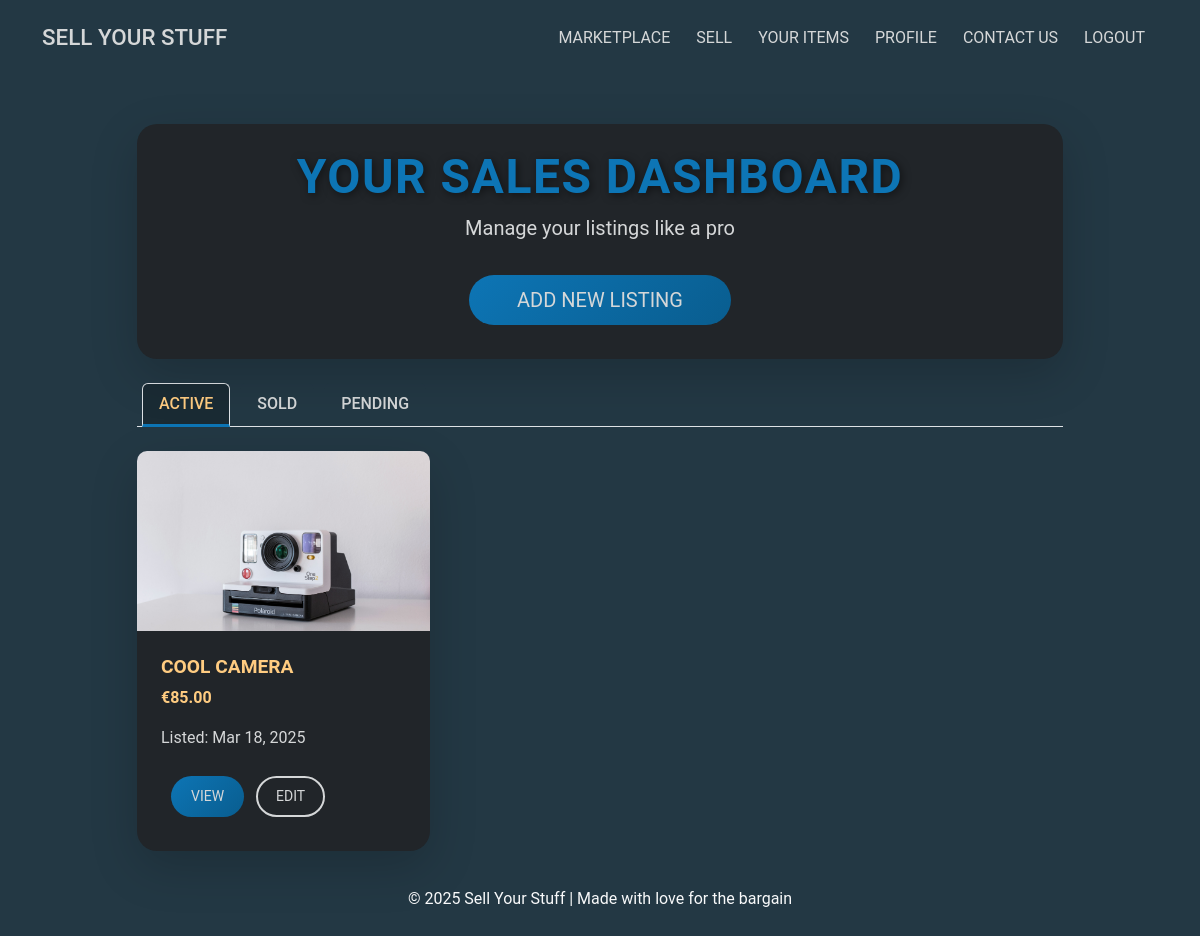
/sales/ (signed in), run on the app's committed database.
### sales/models.py (models this page shows, shortened)
class Sale(models.Model):
    STATUS_CHOICES = [
        ("available", "Available"),
        ("sold", "Sold"),
        ("pending", "Pending"),  # Pending approval by seller
    ]
    user = models.ForeignKey(User, on_delete=models.CASCADE)  # Seller
    title = models.CharField(max_length=200)
    description = models.TextField()
    price = models.DecimalField(max_digits=10, decimal_places=2)
    main_image = models.ImageField(
        upload_to="product_images/", blank=True, null=True
    )  # Main image
    image_1 = models.ImageField(upload_to="product_images/", blank=True, null=True)
    image_2 = models.ImageField(upload_to="product_images/", blank=True, null=True)
    image_3 = models.ImageField(upload_to="product_images/", blank=True, null=True)
    video = models.FileField(
        upload_to="product_videos/", blank=True, null=True
    )  # Video upload field
    status = models.CharField(
        max_length=20,
        choices=[("available", "Available"), ("pending", "Pending"), ("sold", "Sold")],
        default="available",
    )
    created_at = models.DateTimeField(auto_now_add=True)
    updated_at = models.DateTimeField(auto_now=True)  # Updates on save

### sales/views.py (the view)
# urls.py: path("", views.sales_list, name="sales_list"),
@login_required
def sales_list(request):
    active_sales = Sale.objects.filter(user=request.user, status="available").order_by(
        "-created_at"
    )
    sold_purchases = (
        Purchase.objects.filter(sale__user=request.user)
        .select_related("sale")
        .order_by("-purchased_at")
    )
    pending_sales = Sale.objects.filter(user=request.user, status="pending").order_by(
        "-created_at"
    )
    return render(
        request,
        "sales/sales_list.html",
        {
            "active_sales": active_sales,
            "sold_purchases": sold_purchases,
            "pending_sales": pending_sales,
        },
    )

### sell_ur_stuff_site/context_processors.py (called while the page is built)
def unread_notifications(request):
    if request.user.is_authenticated:
        unread_count = Notification.objects.filter(
            user=request.user, is_read=False
        ).count()
    else:
        unread_count = 0
    return {"unread_notifications": unread_count}

### sales/templates/sales/sales_list.html (shortened to what this page needs)
{% extends "base.html" %}
{% load static %}
{% block content %}
<div class="container mt-5">
    <div class="row justify-content-center mb-4 animate__animated animate__fadeIn">
        <div class="col-lg-10">
            <div class="card bg-dark text-light shadow-lg border-0">
                <div class="card-body text-center p-4">
                    <h1 class="display-5 fw-bold text-uppercase sales-dashboard-title">
                        Your Sales Dashboard
                    </h1>
                    <p class="lead lead-secondary">Manage your listings like a pro</p>
                    <a href="{% url 'sale_create' %}" class="btn btn-success btn-lg px-5 mt-3 btn-custom">
                        Add New Listing
                    </a>
                </div>
            </div>
        </div>
    </div>
    <div class="row justify-content-center">
        <div class="col-lg-10">
            <ul class="nav nav-tabs mb-4" id="salesTabs" role="tablist">
                <li class="nav-item" role="presentation">
                    <button class="nav-link active tab-link" id="active-tab" data-bs-toggle="tab" data-bs-target="#active" type="button" role="tab" aria-controls="active" aria-selected="true">
                        Active
                    </button>
                </li>
                <li class="nav-item" role="presentation">
                    <button class="nav-link tab-link" id="sold-tab" data-bs-toggle="tab" data-bs-target="#sold" type="button" role="tab" aria-controls="sold" aria-selected="false">
                        Sold
                    </button>
                </li>
                <li class="nav-item" role="presentation">
                    <button class="nav-link tab-link" id="pending-tab" data-bs-toggle="tab" data-bs-target="#pending" type="button" role="tab" aria-controls="pending" aria-selected="false">
                        Pending
                    </button>
                </li>
            </ul>
            <div class="tab-content" id="salesTabContent">
                <div class="tab-pane fade show active" id="active" role="tabpanel" aria-labelledby="active-tab">
                    <div class="row g-4">
                        {% for sale in active_sales %}
                            <div class="col-md-6 col-lg-4">
                                <div class="card bg-dark text-light shadow-lg border-0 h-100 animate__animated animate__fadeInUp card-animate">
                                    {% if sale.main_image %}
                                        <img src="{{ sale.main_image.url }}" class="card-img-top sale-image" alt="{{ sale.title }}" height="180" width="300">
                                    {% else %}
                                        <img src="https://via.placeholder.com/300" class="card-img-top sale-image" alt="No Image" height="180" width="300">
                                    {% endif %}
                                    <div class="card-body d-flex flex-column p-4">
                                        <h5 class="card-title fw-bold card-title-custom">{{ sale.title|truncatechars:20 }}</h5>
                                        <p class="card-text card-text-hover-color">€{{ sale.price }}</p>
                                        <p class="small_text">Listed: {{ sale.created_at|date:"M d, Y" }}</p>
                                        <div class="mt-auto">
                                            <a href="{% url 'sale_detail' sale.id %}" class="btn btn-primary btn-sm me-2 btn-custom">View</a>
                                            <a href="{% url 'sale_update' sale.id %}" class="btn btn-outline-secondary btn-sm btn-custom-outline">Edit</a>
                                        </div>
                                    </div>
                                </div>
                            </div>
                        {% empty %}
                            <div class="col-12 text-center py-4">
                                <p class="text-muted empty-text">No active sales yet. Start selling!</p>
                            </div>
                        {% endfor %}
                    </div>
                </div>
            </div>
        </div>
    </div>
</div>
{% endblock content %}

### static/css/styles.css (style rules this page uses)
:root { --main-bg-color: #233844; --main-bg-shadow: #233844b7; --secondary-bg-color: #3e4f5e5c; --main-font-color: #0d75b5; --secondary-font-color: #d5d7d8; --hover-color: #ffcc81; --shadow-color: rgba(0, 0, 0, 0.5); }
* { margin: 0; padding: 0; box-sizing: border-box; }
body { font-family: 'Roboto', sans-serif; background-color: var(--main-bg-color); color: var(--secondary-font-color); }
h1, h2, h5 { text-transform: uppercase; }
a { text-decoration: none; color: inherit; }
.display-5 { font-weight: 700; letter-spacing: 1.5px; }
.lead { font-weight: 400; }
.nav-link { color: var(--secondary-font-color); margin: 0 5px; transition: color 0.3s ease; }
.btn-custom { background: linear-gradient(135deg, var(--main-font-color), #095d8f); color: var(--secondary-font-color); border: none; padding: 10px 20px; border-radius: 25px; margin: 10px; text-transform: uppercase; transition: transform 0.3s ease, box-shadow 0.3s ease, color 0.3s ease; }
.btn-custom-outline { background: transparent; border: 2px solid var(--secondary-font-color); color: var(--secondary-font-color); padding: 8px 18px; border-radius: 25px; text-transform: uppercase; transition: all 0.3s ease; }
.card { border: 1px solid #333; color: var(--secondary-font-color); border-radius: 20px; }
.card-animate { transition: transform 0.3s ease; }
.card-title-custom, .card-title-secondary { color: var(--secondary-font-color); font-size: 1.2rem; }
.card-text-hover-color { color: var(--hover-color); font-weight: 600; }
.profile-header, .card-title-hover-color, .sold-items-title, .card-title { color: var(--hover-color); }
.sales-dashboard-title { color: var(--main-font-color); text-shadow: 2px 2px 8px var(--shadow-color); transition: color 0.3s ease; }
.lead-secondary { color: var(--secondary-font-color); }
.tab-link { background-color: var(--main-bg-color); color: var(--secondary-font-color); border: none; font-weight: 500; text-transform: uppercase; transition: color 0.3s ease, background-color 0.3s ease; }
.nav-tabs .nav-link.active { background-color: #1a2b34; color: var(--hover-color); border-bottom: 3px solid var(--main-font-color); }
.sale-image { object-fit: cover; height: 180px; width: 100%; border-top-left-radius: 10px; border-top-right-radius: 10px; }
.small_text { color: var(--secondary-font-color); }

### data on the page
Sale: main_image (picture), title "COOL CAMERA", price "85.00", created_at "Mar 18, 2025"
